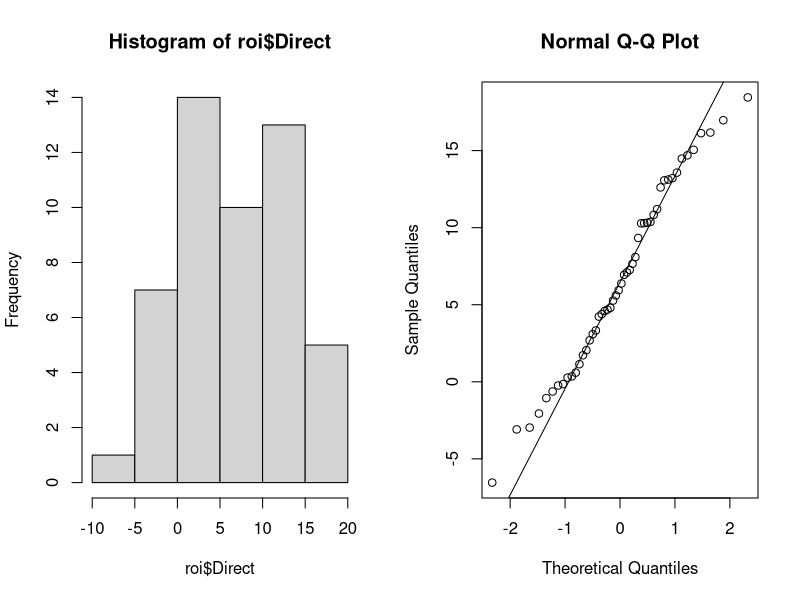
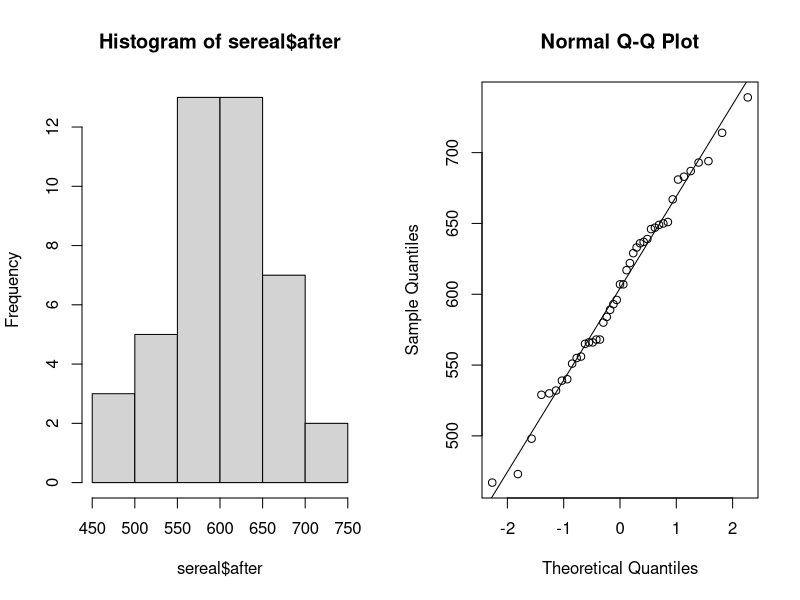
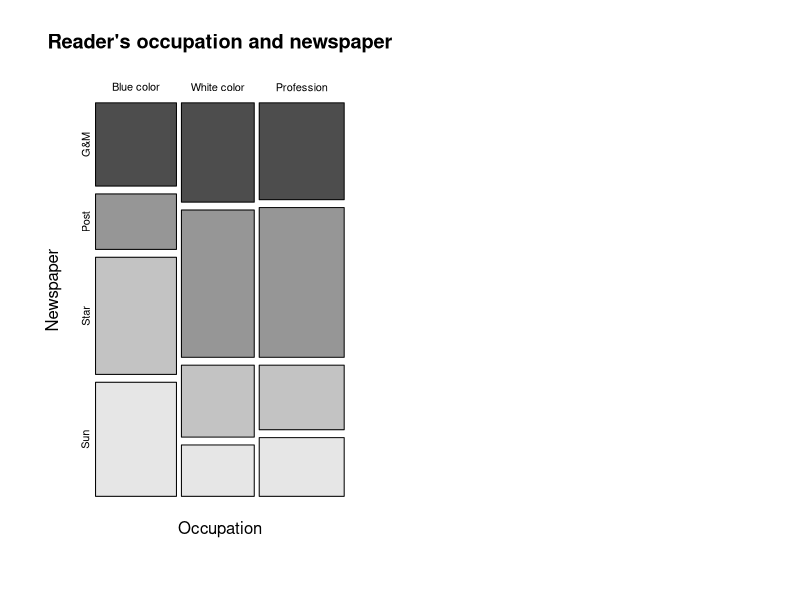
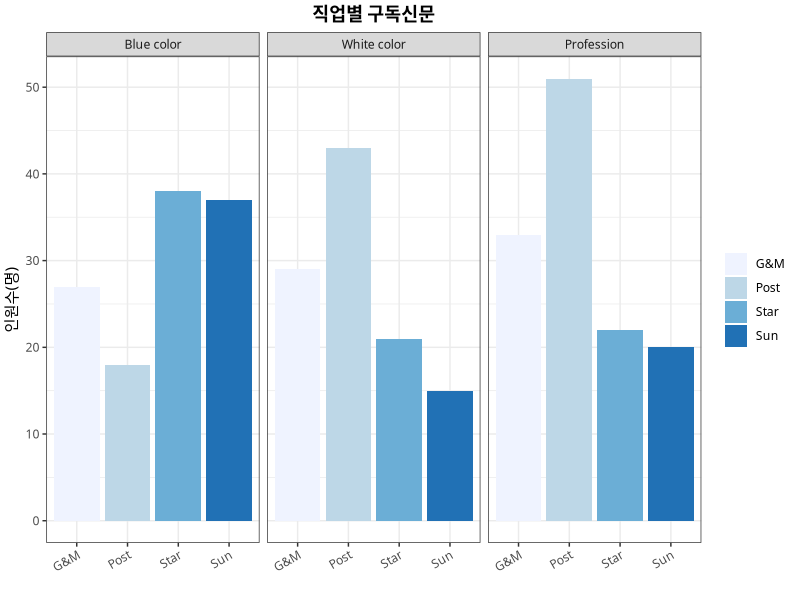
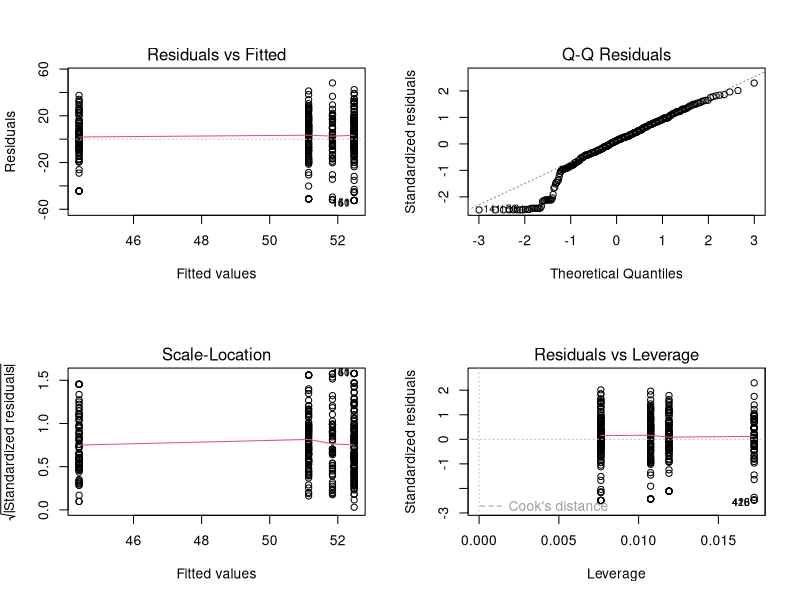
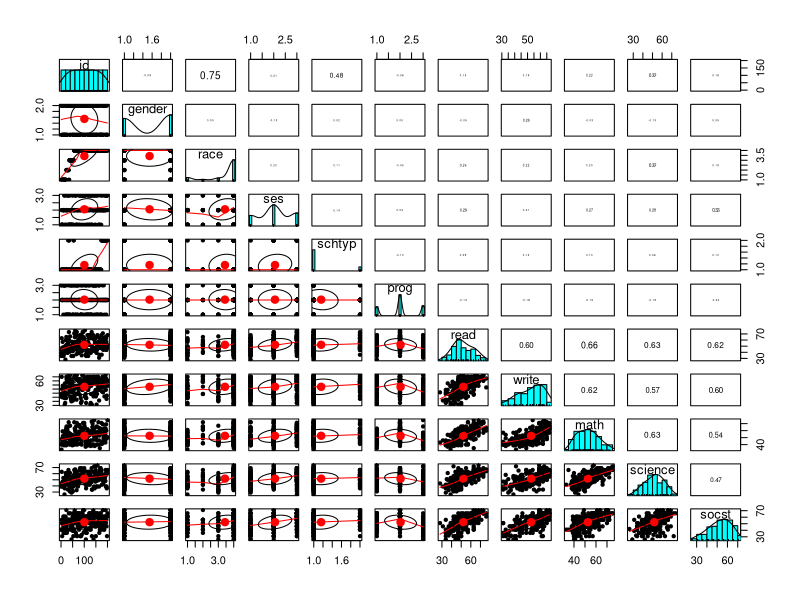
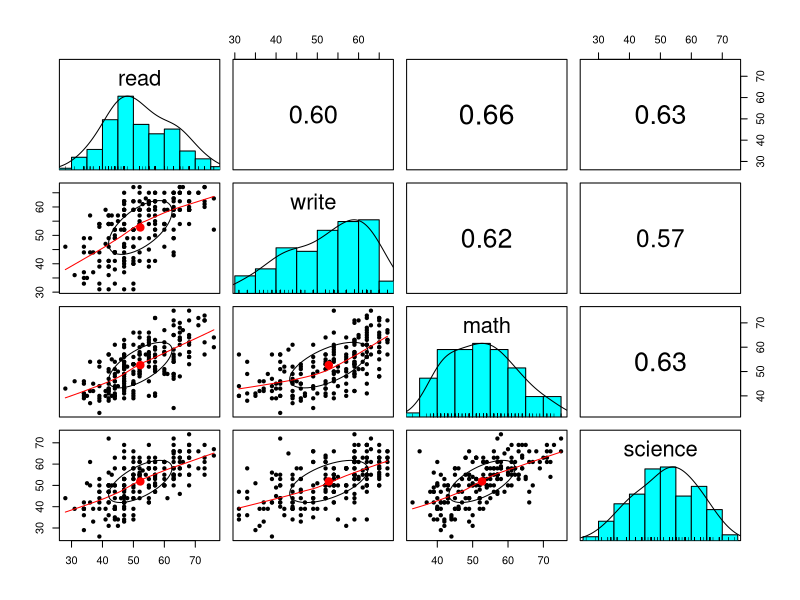
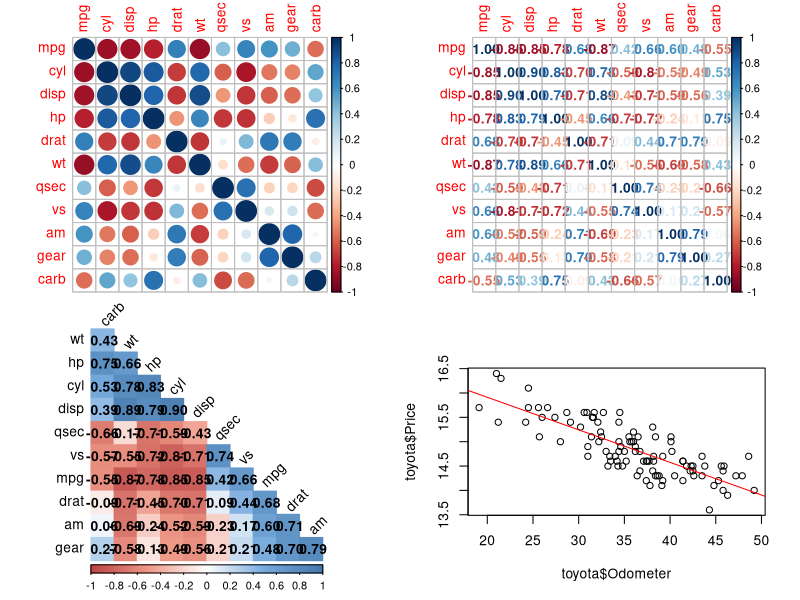

Source code (R) for these figures, in order: (Note: this script raises an error after producing the figures.)
## ---- chunk 1
knitr::opts_chunk$set(echo = TRUE)
## ---- chunk 2
newspaper <- read.csv("data/newspaper.csv")
newspaper <- newspaper[, 1] # 첫번째 컬럼만 선택

# 유의수준 5%
t.test(newspaper, mu = 2.0, alternative = "greater", paired=F, var.equal=F, conf.level=0.95) # one-tail
qt(0.95, df=147) # 유의수준 5% 일때의 기각역 1.655

# 유의수준 1%
t.test(newspaper, mu = 2.0, alternative = "greater", paired=F, var.equal=F, conf.level=0.99) # one-tail
qt(0.99, df=147) # 유의수준 1% 일때의 기각역 2.351
## ---- chunk 3
paper_t <- t.test(newspaper, mu = 2.0, alternative = "greater", paired=F, var.equal=F, conf.level=0.99) 
round(paper_t$statistic, 4)  # t value 만 추출, 
## ---- chunk 4
roi <- read.csv("data/roi.csv")
str(roi)  # 50 obs. of  2 variables
## ---- chunk 5
par(mfrow = c(1,2))
hist(roi$Direct)  # 종모양에 근사
qqnorm(roi$Direct)
qqline(roi$Direct)
## ---- chunk 6
# Do x and y have the same variance?
var.test(roi$Direct, roi$Broker) 
## ---- chunk 7
t.test(roi$Direct, roi$Broker, alternative = "greater", paired = FALSE, var.equal = TRUE)  # 독립표본, 등분산, 단측검정
## ---- chunk 8
sereal <- read.csv("data/sereal.csv")
str(sereal)
sereal <- na.omit(sereal)  # NA 값이 존재하는 관측치 삭제
## ---- chunk 9
par(mfrow = c(1,2))
hist(sereal$after)  # 종모양에 근사
qqnorm(sereal$after)
qqline(sereal$after)
## ---- chunk 10
var.test(sereal$before, sereal$after)  
## ---- chunk 11
t.test(sereal$before, sereal$after,  alternative = "greater", paired = FALSE, var.equal = FALSE)  # 짝진표본, 이분산, 단측검정)
## ---- chunk 12
elec <- read.csv("data/prop_elec.csv")
str(elec)
table(elec$Votes)  # 도수분포 계산
prop.table(table(elec$Votes))  # 상대도수 계산
# barplot(table(elec$Votes))  # 데이터 분포의 시각화
prop.test(sum(elec$Votes == "2"), length(elec$Votes == "2"), p = 0.5, alternative = "greater", conf.level = 0.95)
## ---- chunk 13
obs <- c(102, 82, 16)
exp <- c(0.45, 0.40, 0.15)
chisq.test(x = obs, p = exp)
## ---- chunk 14
news_reader <- read.csv("data/news_reader.csv")
# 요인명 변경
library(plyr)
news_reader$Newspaper <- revalue(factor(news_reader$Newspaper), c("1"="G&M", "2"="Post", "3"="Star", "4"="Sun"))
news_reader$Occupation <- revalue(factor(news_reader$Occupation), c("1"="Blue color", "2"="White color", "3"="Profession"))

xt <- xtabs(~ Occupation + Newspaper, data = news_reader)  # 분할표 생성
mosaicplot(xt, main = "Reader's occupation and newspaper", color = TRUE) # 모자이크플롯
## ---- chunk 15
# facet Graph 
library(ggplot2)
ggplot(news_reader, aes(x = Newspaper, fill = factor(Newspaper))) + 
    geom_bar(position = "dodge") +
    facet_grid(. ~ Occupation) +
    labs(x="", y="인원수(명)", title="직업별 구독신문") +
    theme_bw(base_size = 11, base_family = "NanumGothic") + 
    scale_fill_brewer() +
    theme(
        plot.title = element_text(hjust = 0.5, face="bold"),
        axis.text.x = element_text(angle = 30, hjust = 1, vjust = 1),
        legend.title = element_blank(),
        legend.background = element_blank())
## ---- chunk 16
chisq.test(xt)
## ---- chunk 17
stock_rate <- read.csv("data/stock_rate.csv")
stock_rate <- stock_rate[, c(1:4)]
## ---- chunk 18
library(reshape2)
length(stock_rate$Early.Middle.Age)
id <- c(1:136)
stock_rate_n <- cbind(id, stock_rate)

stock_rate_lo <- melt(stock_rate_n, id = "id")
str(stock_rate_lo)
summary(aov(value ~ variable, data = stock_rate_lo))
anova(lm(value ~ variable, data = stock_rate_lo))
## ---- chunk 19
par(mfrow = c(2,2))
plot(lm(value ~ variable, data = stock_rate_lo))
## ---- chunk 20
# within()을 이용하여 원데이터를 가공. within(data, exp)
hsb2 <- within(read.csv("data/hsb2.csv", fileEncoding = "UTF-8"), {
    gender <- factor(gender)
    race <- factor(race)
    ses <- factor(ses)
    schtyp <- factor(schtyp)
    prog <- factor(prog)   
})   

str(hsb2)
## ---- chunk 21
# str(hsb2)
summary(aov(read ~ gender * ses, data = hsb2))  # 상호작용 여부
summary(aov(read ~ race * ses, data = hsb2)) 
## ---- chunk 22
cor(hsb2$read, hsb2$write)
## ---- chunk 23
cor.test(hsb2$read, hsb2$write)
## ---- chunk 24
library(psych)
pairs.panels(hsb2, scale = T)
pairs.panels(hsb2[, c(7:10)], scale = T)
## ---- chunk 25
car_cor <- cor(mtcars)
round(car_cor, 2)

library(corrplot)
corrplot(car_cor)
corrplot(car_cor, method = "number")

col <- colorRampPalette(c("#BB4444", "#EE9988", "#FFFFFF", "#77AADD", "#4477AA"))
corrplot(car_cor, 
         method = "color", # 색깔로 표현
         col = col(200), # 색상 200개 선정
         type = "lower", # 왼쪽 아래 행렬만 표시
         order = "hclust", # 유사한 상관계수끼리 군집화
         addCoef.col = "black", # 상관계수 색깔
         tl.col = "black", # 변수명 색깔
         tl.srt = 45, # 변수명 45도 기울임
         diag = F) # 대각행렬 제외
## ---- chunk 26
# import file
toyota <- readxl::read_xlsx("data/toyota_used.xlsx")
str(toyota)
# 회귀분석
toyota_lm <- lm(toyota$Price ~ toyota$Odometer)
summary(lm(toyota$Price ~ toyota$Odometer))
## ---- chunk 27
range(toyota$Odometer)
## ---- chunk 28
# 산점도 상에 회귀선 그리기
plot(toyota$Price ~ toyota$Odometer)
abline(toyota_lm, col="red")
## ---- chunk 29
hist(toyota_lm$residuals)
## ---- chunk 30
# Plot Diagnostics for an lm Object
class(toyota_lm)
par(mfrow = c(2,2))
plot(toyota_lm)
## ---- chunk 31
# 영향점 19, 74, 86 행 확인
toyota[c(19, 74, 86), ]

# 영향점 각각에 대한 모델의 예측값
toyota_lm$fitted.values[c(19, 74, 86)]

# 영향점 각각에 대한 모델의 잔차
toyota_lm$residuals[c(19, 74, 86)]

#toyota[c(1, 2, 3), ]
#toyota_lm$fitted.values[c(1, 2, 3)]
#toyota_lm$residuals[c(1, 2, 3)]
## ---- chunk 32
library(knitr)
purl("1-2.statistical_test.R", encoding = "UTF-8")
